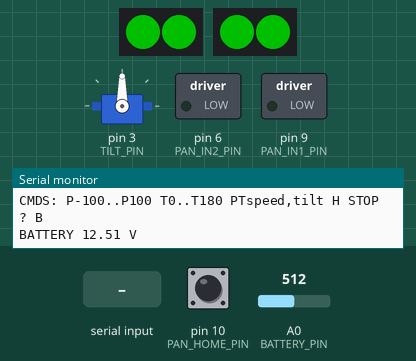
Simulated run of this sketch. Board: Arduino Uno, built with avr-gcc and run on an emulated ATmega328P. Parts: servo, 2 × 2 RGB LEDs in strip order, left to right, switched loads named in the sketch (green lamp = pin HIGH), the last lines printed to the serial monitor. Inputs (shaded band) come from the test bench; at power-on: pin 10 (PAN_HOME_PIN) HIGH, A0 (BATTERY_PIN) = 512. Dim RGB values are drawn brighter than linear.

Above: at 2.7 s.
2.8 s: "H\n" received over Serial
At 3.6 s:
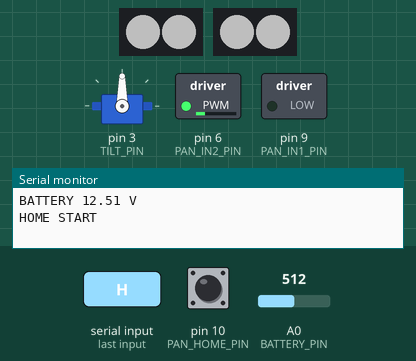
4.3 s: pin 10 (PAN_HOME_PIN) pulled LOW for 3.2 s
At 8.6 s:
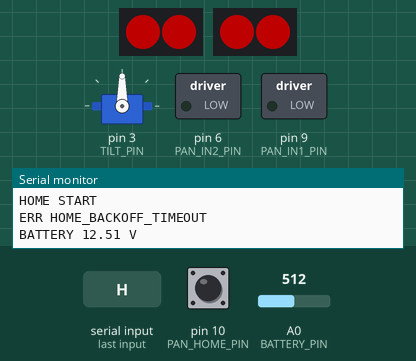
9.0 s: "P90\n" received over Serial
At 9.5 s:
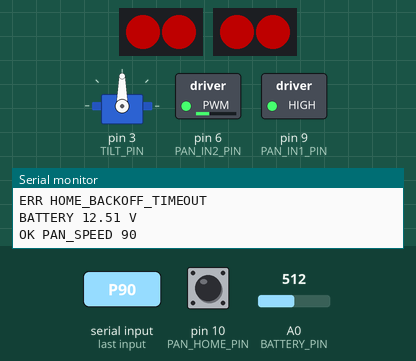
10.5 s: "HOME\n" received over Serial
At 11.7 s:
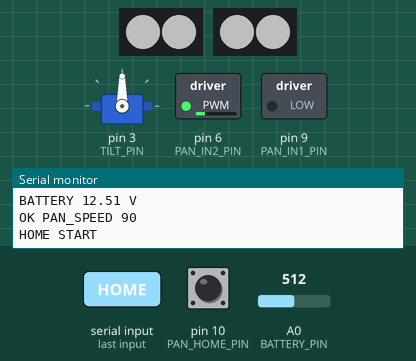
12.0 s: pin 10 (PAN_HOME_PIN) pulled LOW for 0.15 s
At 13.3 s:
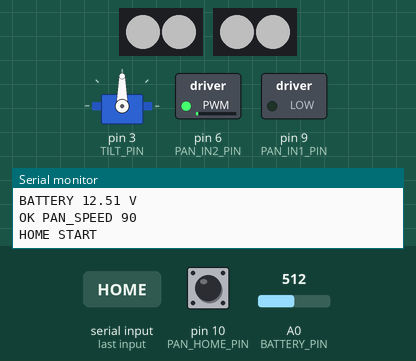
13.8 s: pin 10 (PAN_HOME_PIN) pulled LOW for 1 s
At 14.3 s:
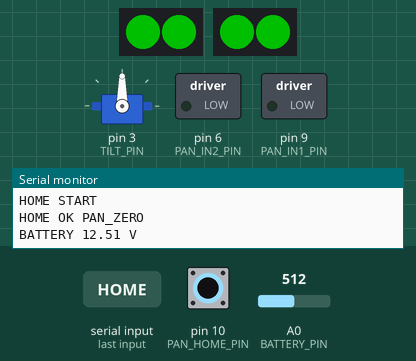
Timing chart, 0 to 16.8 s (numbered marks = the images above; inputs shaded):
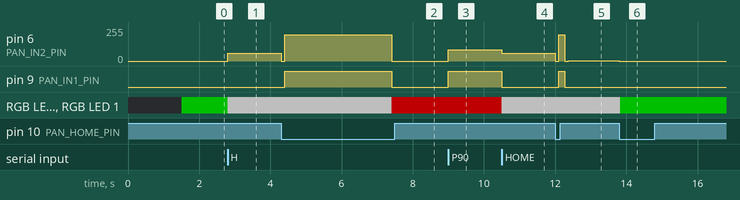

Measured:
- after the input at 2.8 s, pin 6 (PAN_IN2_PIN): 0/255 → 57/255 at once; RGB LED 0, RGB LED 1, RGB LED 0, RGB LED 1: RGB(0, 80, 0) → RGB(80, 80, 80) at once
- after the input at 4.3 s, pin 6 (PAN_IN2_PIN): 57/255 → 0/255 at once, → 198/255 0.10 s later, → 0/255 3.0 s later; pin 9 (PAN_IN1_PIN): LOW → HIGH after 0.10 s, → LOW 3.0 s later; RGB LED 0, RGB LED 1, RGB LED 0, RGB LED 1: RGB(80, 80, 80) → RGB(80, 0, 0) after 3.1 s
- after the input at 9.0 s, pin 6 (PAN_IN2_PIN): 0/255 → 84/255 at once; pin 9 (PAN_IN1_PIN): LOW → HIGH at once
- after the input at 10.5 s, pin 6 (PAN_IN2_PIN): 84/255 → 57/255 at once; pin 9 (PAN_IN1_PIN): HIGH → LOW at once; RGB LED 0, RGB LED 1, RGB LED 0, RGB LED 1: RGB(80, 0, 0) → RGB(80, 80, 80) at once
- after the input at 12.0 s, pin 6 (PAN_IN2_PIN): 57/255 → 0/255 at once, → 198/255 0.10 s later, → 0/255 0.17 s later, → 3/255 0.10 s later; pin 9 (PAN_IN1_PIN): LOW → HIGH after 0.10 s, → LOW 0.17 s later
- after the input at 13.8 s, pin 6 (PAN_IN2_PIN): 3/255 → 0/255 at once; RGB LED 0, RGB LED 1, RGB LED 0, RGB LED 1: RGB(80, 80, 80) → RGB(0, 80, 0) at once

The sketch:

turret_servos.ino
```cpp
#include <Servo.h>
#include <Adafruit_NeoPixel.h>

// ============================================================
// NeoPixels
// Front two pixels on D4
// Rear two pixels on D5
// ============================================================

#define FRONT_PIXEL_PIN 4
#define REAR_PIXEL_PIN  5
#define PIXELS_PER_STRIP 2

Adafruit_NeoPixel frontPixels(
  PIXELS_PER_STRIP,
  FRONT_PIXEL_PIN,
  NEO_GRB + NEO_KHZ800
);

Adafruit_NeoPixel rearPixels(
  PIXELS_PER_STRIP,
  REAR_PIXEL_PIN,
  NEO_GRB + NEO_KHZ800
);

#define CLR_OFF    0x000000UL
#define CLR_GREEN  0x00FF00UL
#define CLR_WHITE  0xFFFFFFUL
#define CLR_RED    0xFF0000UL
#define CLR_YELLOW 0xFFFF00UL

void showPixels(uint32_t color) {
  for (int i = 0; i < PIXELS_PER_STRIP; i++) {
    frontPixels.setPixelColor(i, color);
    rearPixels.setPixelColor(i, color);
  }

  frontPixels.show();
  rearPixels.show();
}

// ============================================================
// Pan motor driver
//
// D9  = IN1
// D6  = IN2 (hardware PWM)
// D10 = home switch
//
// Home-switch wiring:
// NC     -> 5 V
// NO     -> GND
// Common -> D10
//
// Released = HIGH
// Pressed  = LOW
// ============================================================

const int PAN_IN1_PIN = 9;
const int PAN_IN2_PIN = 6;
const int PAN_HOME_PIN = 10;

// Negative is clockwise with the current motor wiring.
const int PAN_HOME_FAST_SPEED = -30;
const int PAN_HOME_BACKOFF_SPEED = 30;
const int PAN_HOME_SLOW_SPEED = -2;
const int PAN_OUTPUT_SCALE_PERCENT = 75;
const unsigned long PAN_HOME_TIMEOUT_MS = 30000;
const unsigned long PAN_HOME_BACKOFF_TIMEOUT_MS = 3000;
const unsigned long PAN_HOME_BACKOFF_CLEARANCE_MS = 120;
const unsigned long PAN_HOME_SETTLE_MS = 100;
const unsigned long PAN_HOME_SLOW_TIMEOUT_MS = 10000;

int panSpeed = 0;
bool panHomed = false;

// ============================================================
// Tilt servo
// ============================================================

const int TILT_PIN = 3;

const int TILT_MIN = 0;
const int TILT_MAX = 180;

Servo tiltServo;

int tiltAngle = 90;

// ============================================================
// Battery voltage
// ============================================================

const int BATTERY_PIN = A0;

const float ADC_REFERENCE_VOLTAGE = 5.0;
const float ADC_MAX_VALUE = 1023.0;
const float BATTERY_DIVIDER_RATIO = 5.0;
const float BATTERY_CALIBRATION = 1.000;

const int BATTERY_SAMPLE_COUNT = 16;

const unsigned long BATTERY_REPORT_INTERVAL_MS = 5000;
unsigned long lastBatteryReportTime = 0;

// ============================================================
// Serial input
// ============================================================

String inputLine = "";

// ============================================================
// Setup
// ============================================================

void setup() {
  Serial.begin(115200);
  delay(1500);

  // Pan motor driver
  pinMode(PAN_IN1_PIN, OUTPUT);
  pinMode(PAN_IN2_PIN, OUTPUT);

  stopPan();

  // Pan home switch
  pinMode(PAN_HOME_PIN, INPUT_PULLUP);

  // Tilt servo
  tiltServo.attach(TILT_PIN);
  tiltServo.write(tiltAngle);

  // NeoPixels
  frontPixels.begin();
  rearPixels.begin();

  frontPixels.setBrightness(80);
  rearPixels.setBrightness(80);

  frontPixels.clear();
  rearPixels.clear();

  frontPixels.show();
  rearPixels.show();

  showPixels(CLR_GREEN);

  // Battery input
  pinMode(BATTERY_PIN, INPUT);
  analogRead(BATTERY_PIN);

  Serial.println("READY TURRET_NANO");
  Serial.println("CMDS: P-100..P100 T0..T180 PTspeed,tilt H STOP ? B");

  reportBatteryVoltage();

  lastBatteryReportTime = millis();
}

// ============================================================
// Main loop
// ============================================================

void loop() {
  handleSerialInput();
  handleBatteryStreaming();
}

// ============================================================
// Serial handling
// ============================================================

void handleSerialInput() {
  while (Serial.available() > 0) {
    char c = Serial.read();

    if (c == '\n' || c == '\r') {
      inputLine.trim();

      if (inputLine.length() > 0) {
        handleCommand(inputLine);
      }

      inputLine = "";
    } else {
      inputLine += c;

      if (inputLine.length() > 40) {
        inputLine = "";
        Serial.println("ERR CMD_TOO_LONG");
      }
    }
  }
}

void handleCommand(String cmd) {
  cmd.trim();
  cmd.toUpperCase();

  if (cmd == "?") {
    reportState();
    reportBatteryVoltage();
    return;
  }

  if (cmd == "B") {
    reportBatteryVoltage();
    return;
  }

  if (cmd == "STOP") {
    stopPan();
    Serial.println("OK PAN_STOP");
    return;
  }

  if (cmd == "H" || cmd == "HOME") {
    homePan();
    return;
  }

  // Pan speed and tilt together:
  // PT-30,45
  if (cmd.startsWith("PT")) {
    String values = cmd.substring(2);
    int commaIndex = values.indexOf(',');

    if (commaIndex == -1) {
      Serial.println("ERR BAD_PT_FORMAT");
      return;
    }

    String panValue = values.substring(0, commaIndex);
    String tiltValue = values.substring(commaIndex + 1);

    panValue.trim();
    tiltValue.trim();

    if (!isValidNumber(panValue, -100, 100)) {
      Serial.println("ERR BAD_PAN_SPEED");
      return;
    }

    if (!isValidNumber(tiltValue, TILT_MIN, TILT_MAX)) {
      Serial.println("ERR BAD_TILT");
      return;
    }

    setPanSpeed(panValue.toInt());
    setTilt(tiltValue.toInt());

    Serial.print("OK PAN_SPEED ");
    Serial.print(panSpeed);
    Serial.print(" TILT ");
    Serial.println(tiltAngle);

    return;
  }

  // Pan speed:
  // P-100 through P100
  if (cmd.startsWith("P")) {
    String value = cmd.substring(1);
    value.trim();

    if (!isValidNumber(value, -100, 100)) {
      Serial.println("ERR BAD_PAN_SPEED");
      return;
    }

    setPanSpeed(value.toInt());

    Serial.print("OK PAN_SPEED ");
    Serial.println(panSpeed);

    return;
  }

  // Tilt angle:
  // T0 through T180
  if (cmd.startsWith("T")) {
    String value = cmd.substring(1);
    value.trim();

    if (!isValidNumber(value, TILT_MIN, TILT_MAX)) {
      Serial.println("ERR BAD_TILT");
      return;
    }

    setTilt(value.toInt());

    Serial.print("OK TILT ");
    Serial.println(tiltAngle);

    return;
  }

  Serial.println("ERR BAD_CMD");
}

// ============================================================
// Pan motor functions
// ============================================================

void setPanSpeed(int speedValue) {
  speedValue = constrain(speedValue, -100, 100);
  panSpeed = speedValue;

  if (panSpeed == 0) {
    stopPan();
    return;
  }

  int pwmValue = map(
    abs(panSpeed),
    0,
    100,
    0,
    (255 * PAN_OUTPUT_SCALE_PERCENT) / 100
  );

  if (panSpeed > 0) {
    // D9 cannot provide reliable PWM while the Servo library owns Timer1.
    // Hold IN1 high and invert PWM on IN2 for slow-decay forward control.
    digitalWrite(PAN_IN1_PIN, HIGH);
    analogWrite(PAN_IN2_PIN, 255 - pwmValue);
  } else {
    // Hold IN1 low and PWM IN2 for fast-decay reverse control.
    digitalWrite(PAN_IN1_PIN, LOW);
    analogWrite(PAN_IN2_PIN, pwmValue);
  }
}

void stopPan() {
  panSpeed = 0;

  digitalWrite(PAN_IN1_PIN, LOW);
  analogWrite(PAN_IN2_PIN, 0);
}

// ============================================================
// Pan homing
// ============================================================

void homePan() {
  Serial.println("HOME START");
  showPixels(CLR_WHITE);
  panHomed = false;

  // First capture: approach clockwise at 30% unless already on the switch.
  if (!homeSwitchPressed()) {
    unsigned long fastStartTime = millis();
    setPanSpeed(PAN_HOME_FAST_SPEED);

    while (!homeSwitchPressed()) {
      if (millis() - fastStartTime >= PAN_HOME_TIMEOUT_MS) {
        stopPan();
        showPixels(CLR_RED);
        Serial.println("ERR HOME_FAST_TIMEOUT");
        return;
      }
      delay(2);
    }
  }

  stopPan();
  delay(PAN_HOME_SETTLE_MS);

  // Reverse until the switch releases, then continue briefly for clearance.
  unsigned long backoffStartTime = millis();
  setPanSpeed(PAN_HOME_BACKOFF_SPEED);
  while (homeSwitchPressed()) {
    if (millis() - backoffStartTime >= PAN_HOME_BACKOFF_TIMEOUT_MS) {
      stopPan();
      showPixels(CLR_RED);
      Serial.println("ERR HOME_BACKOFF_TIMEOUT");
      return;
    }
    delay(2);
  }
  delay(PAN_HOME_BACKOFF_CLEARANCE_MS);
  stopPan();
  delay(PAN_HOME_SETTLE_MS);

  if (homeSwitchPressed()) {
    showPixels(CLR_RED);
    Serial.println("ERR HOME_SWITCH_DID_NOT_CLEAR");
    return;
  }

  // Final capture: approach clockwise at 2% for repeatable home position.
  unsigned long slowStartTime = millis();
  setPanSpeed(PAN_HOME_SLOW_SPEED);
  while (!homeSwitchPressed()) {
    if (millis() - slowStartTime >= PAN_HOME_SLOW_TIMEOUT_MS) {
      stopPan();
      showPixels(CLR_RED);
      Serial.println("ERR HOME_SLOW_TIMEOUT");
      return;
    }
    delay(2);
  }

  stopPan();
  delay(30);
  if (!homeSwitchPressed()) {
    showPixels(CLR_YELLOW);
    Serial.println("ERR HOME_SWITCH_BOUNCE");
    return;
  }

  panHomed = true;

  showPixels(CLR_GREEN);
  Serial.println("HOME OK PAN_ZERO");
}

bool homeSwitchPressed() {
  return digitalRead(PAN_HOME_PIN) == LOW;
}

// ============================================================
// Tilt servo
// ============================================================

void setTilt(int angle) {
  tiltAngle = constrain(angle, TILT_MIN, TILT_MAX);
  tiltServo.write(tiltAngle);
}

// ============================================================
// State reporting
// ============================================================

void reportState() {
  Serial.print("STATE PAN_SPEED ");
  Serial.print(panSpeed);

  Serial.print(" PAN_HOMED ");
  Serial.print(panHomed ? "YES" : "NO");

  Serial.print(" HOME_SWITCH ");
  Serial.print(homeSwitchPressed() ? "PRESSED" : "RELEASED");

  Serial.print(" TILT ");
  Serial.println(tiltAngle);
}

// ============================================================
// Battery voltage
// ============================================================

void handleBatteryStreaming() {
  unsigned long currentTime = millis();

  if (
    currentTime - lastBatteryReportTime >=
    BATTERY_REPORT_INTERVAL_MS
  ) {
    lastBatteryReportTime = currentTime;
    reportBatteryVoltage();
  }
}

float readBatteryVoltage() {
  unsigned long adcTotal = 0;

  for (int i = 0; i < BATTERY_SAMPLE_COUNT; i++) {
    adcTotal += analogRead(BATTERY_PIN);
    delayMicroseconds(500);
  }

  float averageAdc =
    (float)adcTotal / (float)BATTERY_SAMPLE_COUNT;

  float voltageAtPin =
    averageAdc *
    ADC_REFERENCE_VOLTAGE /
    ADC_MAX_VALUE;

  return
    voltageAtPin *
    BATTERY_DIVIDER_RATIO *
    BATTERY_CALIBRATION;
}

void reportBatteryVoltage() {
  Serial.print("BATTERY ");
  Serial.print(readBatteryVoltage(), 2);
  Serial.println(" V");
}

// ============================================================
// Validation
// ============================================================

bool isValidNumber(
  String value,
  int minimum,
  int maximum
) {
  value.trim();

  if (value.length() == 0) {
    return false;
  }

  int firstDigit = 0;

  if (
    value.charAt(0) == '-' ||
    value.charAt(0) == '+'
  ) {
    if (value.length() == 1) {
      return false;
    }

    firstDigit = 1;
  }

  for (unsigned int i = firstDigit; i < value.length(); i++) {
    if (!isDigit(value.charAt(i))) {
      return false;
    }
  }

  long number = value.toInt();

  return number >= minimum && number <= maximum;
}
```
